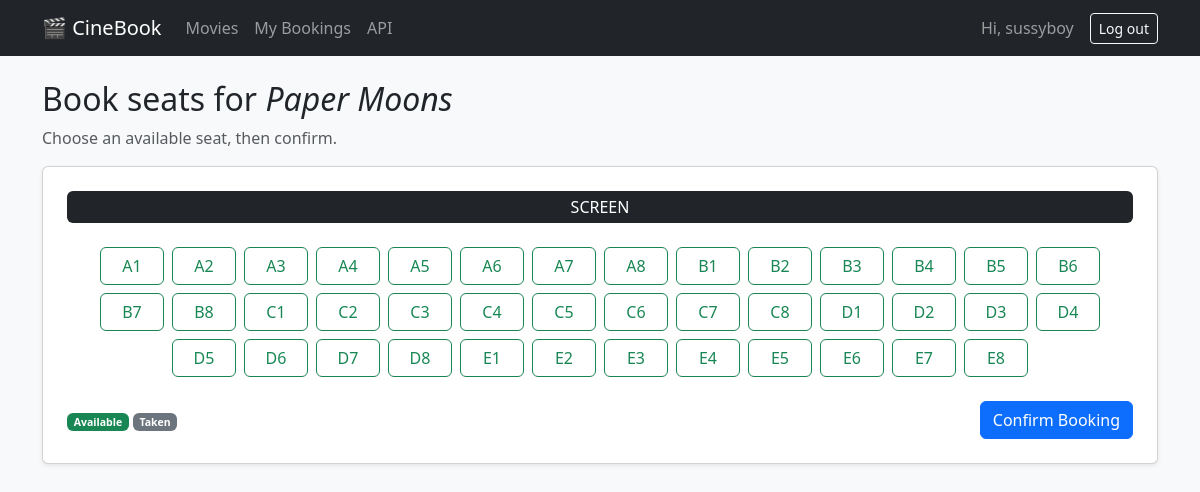
The page /movies/3/book/ (signed in) on the database its author committed.
### bookings/models.py (models this page shows, shortened)
class Movie(models.Model):
    title = models.CharField(max_length=200)
    description = models.TextField(blank=True)
    release_date = models.DateField()
    duration = models.PositiveIntegerField(help_text="Duration in minutes")
    class Meta:
        ordering = ["title"]

class Seat(models.Model):
    seat_number = models.CharField(max_length=10, unique=True)
    is_booked = models.BooleanField(default=False)
    class Meta:
        ordering = ["seat_number"]

### bookings/views.py (the view, shortened to what this page needs)
# urls.py: path("movies/<int:movie_id>/book/", views.seat_booking, name="book_seat"),
@login_required
def seat_booking(request, movie_id):
    movie = get_object_or_404(Movie, pk=movie_id)
    return render(request, "bookings/seat_booking.html", {"movie": movie, "seats": Seat.objects.all()})

### bookings/templates/bookings/seat_booking.html (shortened to what this page needs)
{% extends 'bookings/base.html' %}
{% block content %}
<h2>Book seats for <em>{{ movie.title }}</em></h2>
<p class="text-muted">Choose an available seat, then confirm.</p>
<form method="post" class="card shadow-sm p-4">
  <div class="text-center bg-dark text-white rounded py-1 mb-4">SCREEN</div>
  <div class="d-flex flex-wrap gap-2 justify-content-center mb-4">
    {% for seat in seats %}
      <div>
        <label class="btn {% if seat.is_booked %}btn-secondary{% else %}btn-outline-success{% endif %}"
               for="seat{{ seat.id }}" style="width:4rem">{{ seat.seat_number }}</label>
      </div>
    {% endfor %}
  </div>
  <div class="d-flex justify-content-between align-items-center">
    <small class="text-muted"><span class="badge text-bg-success">Available</span>
      <span class="badge text-bg-secondary">Taken</span></small>
    <button type="submit" class="btn btn-primary">Confirm Booking</button>
  </div>
</form>
{% endblock %}

### bookings/templates/bookings/base.html (shortened to what this page needs)
<!DOCTYPE html>
<html lang="en">
<head>
  <link href="https://cdn.jsdelivr.net/npm/bootstrap@5.3.3/dist/css/bootstrap.min.css" rel="stylesheet">
</head>
<body class="bg-body-tertiary">
  <nav class="navbar navbar-expand-lg navbar-dark bg-dark mb-4">
    <div class="container">
      <a class="navbar-brand" href="{% url 'movie_list' %}">&#127916; CineBook</a>
      <div class="collapse navbar-collapse" id="nav">
        <ul class="navbar-nav me-auto">
          <li class="nav-item"><a class="nav-link" href="{% url 'movie_list' %}">Movies</a></li>
          <li class="nav-item"><a class="nav-link" href="{% url 'booking_history' %}">My Bookings</a></li>
          <li class="nav-item"><a class="nav-link" href="/api/">API</a></li>
        </ul>
        <ul class="navbar-nav align-items-lg-center">
          {% if user.is_authenticated %}
            <li class="nav-item"><span class="navbar-text me-3">Hi, {{ user.username }}</span></li>
            <li class="nav-item">
              <form method="post" action="{% url 'logout' %}">{% csrf_token %}
                <button class="btn btn-outline-light btn-sm">Log out</button>
              </form>
            </li>
          {% else %}
            <li class="nav-item"><a class="nav-link" href="{% url 'login' %}">Log in</a></li>
            <li class="nav-item"><a class="nav-link" href="{% url 'signup' %}">Sign up</a></li>
          {% endif %}
        </ul>
      </div>
    </div>
  </nav>
  <main class="container pb-5">
    {% block content %}{% endblock %}
  </main>
</body>
</html>

### rows shown on the page
Movie: title "Paper Moons"
Seat: seat_number "A1"
Seat: seat_number "A2"
Seat: seat_number "A3"
Seat: {{ seat.id }} 4 (drawn), seat_number "A4"
Seat: seat_number "A5"
Seat: seat_number "A6"
Seat: seat_number "A7"
Seat: seat_number "A8"
Seat: seat_number "B1"
Seat: seat_number "B2"
Seat: seat_number "B3"
Seat: seat_number "B4"
Seat: seat_number "B5"
Seat: seat_number "B6"
Seat: seat_number "B7"
Seat: seat_number "B8"
Seat: seat_number "C1"
Seat: seat_number "C2"
Seat: seat_number "C3"
Seat: seat_number "C4"
Seat: seat_number "C5"
Seat: seat_number "C6"
Seat: seat_number "C7"
Seat: seat_number "C8"
Seat: seat_number "D1"
Seat: seat_number "D2"
Seat: seat_number "D3"
Seat: seat_number "D4"
Seat: seat_number "D5"
Seat: seat_number "D6"
Seat: seat_number "D7"
Seat: seat_number "D8"
Seat: seat_number "E1"
Seat: seat_number "E2"
Seat: seat_number "E3"
Seat: seat_number "E4"
Seat: seat_number "E5"
Seat: seat_number "E6"
Seat: seat_number "E7"
Seat: seat_number "E8"

### other values the page prints
{{ user.username }} "sussyboy"
